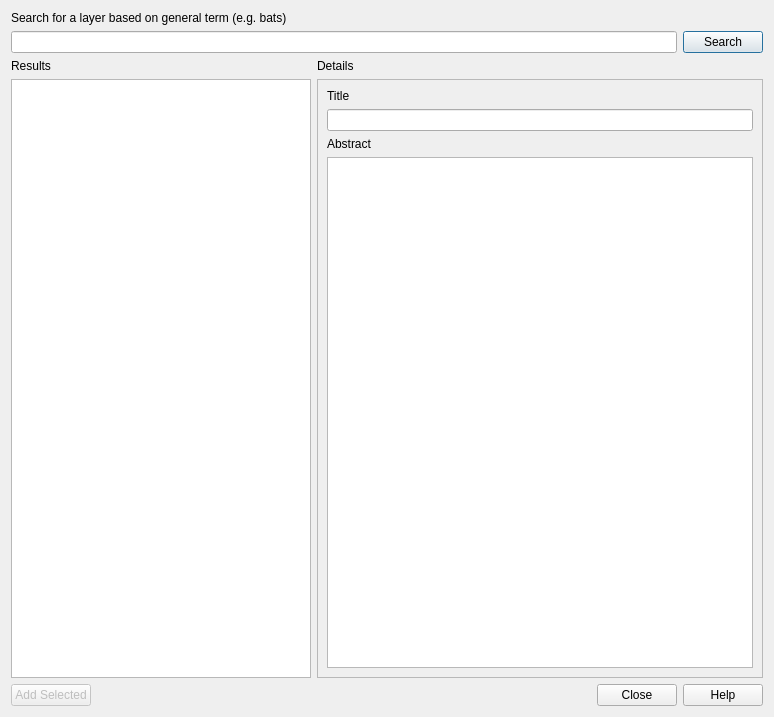
<?xml version="1.0" encoding="UTF-8"?>
<ui version="4.0">
 <class>GeoCatDialogBase</class>
 <widget class="QDialog" name="GeoCatDialogBase">
  <property name="geometry">
   <rect>
    <x>0</x>
    <y>0</y>
    <width>774</width>
    <height>717</height>
   </rect>
  </property>
  <property name="windowTitle">
   <string>Layer Metadata Search</string>
  </property>
  <property name="modal">
   <bool>false</bool>
  </property>
  <layout class="QGridLayout" name="gridLayout">
   <item row="0" column="0">
    <widget class="QLabel" name="descriptionLabel">
     <property name="text">
      <string>Search for a layer based on general term (e.g. bats)</string>
     </property>
    </widget>
   </item>
   <item row="3" column="0">
    <layout class="QHBoxLayout" name="horizontalLayout_3">
     <property name="rightMargin">
      <number>0</number>
     </property>
     <property name="bottomMargin">
      <number>0</number>
     </property>
     <item>
      <layout class="QVBoxLayout" name="verticalLayout">
       <property name="bottomMargin">
        <number>0</number>
       </property>
       <item>
        <widget class="QLabel" name="resultsLabel">
         <property name="sizePolicy">
          <sizepolicy hsizetype="Preferred" vsizetype="Preferred">
           <horstretch>0</horstretch>
           <verstretch>0</verstretch>
          </sizepolicy>
         </property>
         <property name="maximumSize">
          <size>
           <width>300</width>
           <height>16777215</height>
          </size>
         </property>
         <property name="text">
          <string>Results</string>
         </property>
        </widget>
       </item>
       <item>
        <widget class="QListWidget" name="resultsListWidget">
         <property name="minimumSize">
          <size>
           <width>150</width>
           <height>0</height>
          </size>
         </property>
         <property name="maximumSize">
          <size>
           <width>300</width>
           <height>16777215</height>
          </size>
         </property>
         <property name="selectionMode">
          <enum>QAbstractItemView::ExtendedSelection</enum>
         </property>
         <property name="selectionBehavior">
          <enum>QAbstractItemView::SelectRows</enum>
         </property>
        </widget>
       </item>
      </layout>
     </item>
     <item>
      <layout class="QVBoxLayout" name="verticalLayout_2">
       <property name="bottomMargin">
        <number>0</number>
       </property>
       <item>
        <widget class="QLabel" name="detailsLabel">
         <property name="text">
          <string>Details</string>
         </property>
        </widget>
       </item>
       <item>
        <widget class="QScrollArea" name="detailsScrollArea">
         <property name="sizePolicy">
          <sizepolicy hsizetype="Expanding" vsizetype="Expanding">
           <horstretch>0</horstretch>
           <verstretch>0</verstretch>
          </sizepolicy>
         </property>
         <property name="minimumSize">
          <size>
           <width>400</width>
           <height>200</height>
          </size>
         </property>
         <property name="frameShape">
          <enum>QFrame::StyledPanel</enum>
         </property>
         <property name="frameShadow">
          <enum>QFrame::Raised</enum>
         </property>
         <property name="widgetResizable">
          <bool>true</bool>
         </property>
         <widget class="QWidget" name="scrollAreaWidgetContents">
          <property name="geometry">
           <rect>
            <x>0</x>
            <y>0</y>
            <width>396</width>
            <height>561</height>
           </rect>
          </property>
          <layout class="QGridLayout" name="gridLayout_3">
           <item row="2" column="0">
            <widget class="QLabel" name="label_2">
             <property name="text">
              <string>Abstract</string>
             </property>
            </widget>
           </item>
           <item row="1" column="0">
            <widget class="QLineEdit" name="title_ledit">
             <property name="readOnly">
              <bool>true</bool>
             </property>
            </widget>
           </item>
           <item row="0" column="0">
            <widget class="QLabel" name="label">
             <property name="text">
              <string>Title</string>
             </property>
            </widget>
           </item>
           <item row="3" column="0">
            <widget class="QTextEdit" name="abstract_ledit">
             <property name="readOnly">
              <bool>true</bool>
             </property>
            </widget>
           </item>
           <item row="4" column="0">
            <layout class="QVBoxLayout" name="customColsLayout"/>
           </item>
          </layout>
         </widget>
        </widget>
       </item>
      </layout>
     </item>
    </layout>
   </item>
   <item row="1" column="0">
    <layout class="QHBoxLayout" name="horizontalLayout_2">
     <property name="bottomMargin">
      <number>0</number>
     </property>
     <item>
      <widget class="QLineEdit" name="searchLineEdit"/>
     </item>
     <item>
      <widget class="QPushButton" name="searchPushButton">
       <property name="text">
        <string>Search</string>
       </property>
      </widget>
     </item>
    </layout>
   </item>
   <item row="8" column="0">
    <layout class="QHBoxLayout" name="horizontalLayout_4">
     <property name="bottomMargin">
      <number>0</number>
     </property>
     <item>
      <widget class="QPushButton" name="addSelectedPushButton">
       <property name="enabled">
        <bool>false</bool>
       </property>
       <property name="maximumSize">
        <size>
         <width>300</width>
         <height>16777215</height>
        </size>
       </property>
       <property name="text">
        <string>Add Selected</string>
       </property>
      </widget>
     </item>
     <item>
      <spacer name="horizontalSpacer">
       <property name="orientation">
        <enum>Qt::Horizontal</enum>
       </property>
       <property name="sizeHint" stdset="0">
        <size>
         <width>40</width>
         <height>20</height>
        </size>
       </property>
      </spacer>
     </item>
     <item>
      <layout class="QHBoxLayout" name="horizontalLayout">
       <item>
        <widget class="QPushButton" name="closePushButton">
         <property name="text">
          <string>Close</string>
         </property>
        </widget>
       </item>
       <item>
        <widget class="QPushButton" name="helpPushButton">
         <property name="text">
          <string>Help</string>
         </property>
        </widget>
       </item>
      </layout>
     </item>
    </layout>
   </item>
  </layout>
 </widget>
 <tabstops>
  <tabstop>closePushButton</tabstop>
  <tabstop>helpPushButton</tabstop>
 </tabstops>
 <resources/>
 <connections/>
</ui>
